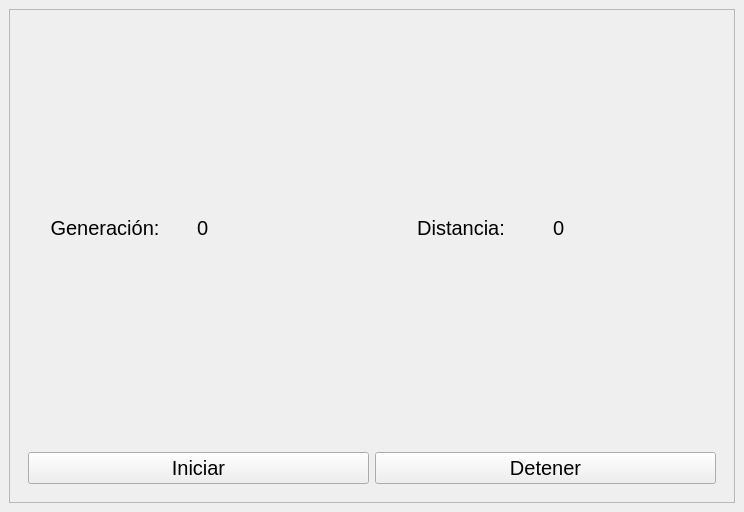
<?xml version="1.0" encoding="UTF-8"?>
<ui version="4.0">
 <class>MainWindow</class>
 <widget class="QMainWindow" name="MainWindow">
  <property name="geometry">
   <rect>
    <x>0</x>
    <y>0</y>
    <width>744</width>
    <height>512</height>
   </rect>
  </property>
  <property name="windowTitle">
   <string>MainWindow</string>
  </property>
  <widget class="QWidget" name="centralwidget">
   <property name="styleSheet">
    <string notr="true">font-size: 20px;</string>
   </property>
   <layout class="QVBoxLayout" name="verticalLayout">
    <item>
     <widget class="QFrame" name="frame">
      <property name="frameShape">
       <enum>QFrame::StyledPanel</enum>
      </property>
      <property name="frameShadow">
       <enum>QFrame::Raised</enum>
      </property>
      <layout class="QVBoxLayout" name="verticalLayout_3" stretch="9,1,0">
       <item>
        <layout class="QVBoxLayout" name="verticalLayout_2"/>
       </item>
       <item>
        <layout class="QHBoxLayout" name="horizontalLayout">
         <item>
          <widget class="QLabel" name="label_2">
           <property name="text">
            <string>Generación:</string>
           </property>
           <property name="alignment">
            <set>Qt::AlignCenter</set>
           </property>
          </widget>
         </item>
         <item>
          <widget class="QLabel" name="label">
           <property name="text">
            <string>0</string>
           </property>
          </widget>
         </item>
         <item>
          <widget class="QLabel" name="label_3">
           <property name="text">
            <string>Distancia:</string>
           </property>
           <property name="alignment">
            <set>Qt::AlignCenter</set>
           </property>
          </widget>
         </item>
         <item>
          <widget class="QLabel" name="label_4">
           <property name="text">
            <string>0</string>
           </property>
          </widget>
         </item>
        </layout>
       </item>
       <item>
        <widget class="QWidget" name="widget" native="true">
         <layout class="QHBoxLayout" name="horizontalLayout_2">
          <item>
           <widget class="QPushButton" name="startBtn">
            <property name="text">
             <string>Iniciar</string>
            </property>
           </widget>
          </item>
          <item>
           <widget class="QPushButton" name="pushButton_2">
            <property name="text">
             <string>Detener</string>
            </property>
           </widget>
          </item>
         </layout>
        </widget>
       </item>
      </layout>
     </widget>
    </item>
   </layout>
  </widget>
 </widget>
 <resources/>
 <connections/>
</ui>
